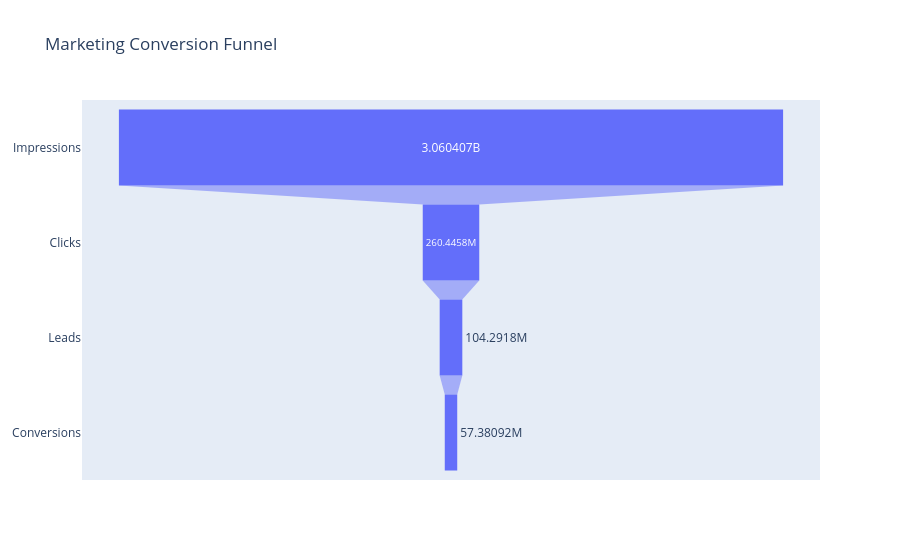

Notebook code for this chart:
### Code cell
stages = ['Impressions', 'Clicks', 'Leads', 'Conversions']
values = [total_impressions, total_clicks,total_leads,total_conversions]

fig = go.Figure(go.Funnel(y = stages, x = values))

fig.update_layout(title = 'Marketing Conversion Funnel')
fig.show()

### Figure 1 — Plotly figure (JSON) as saved in the notebook; plotly's stock layout.template omitted (floating-point values rounded to 4 significant figures)
{"data": [{"type": "funnel", "x": [3060407471, 260445757, 104291797, 57380922], "y": ["Impressions", "Clicks", "Leads", "Conversions"]}], "layout": {"title": {"text": "Marketing Conversion Funnel"}}}
